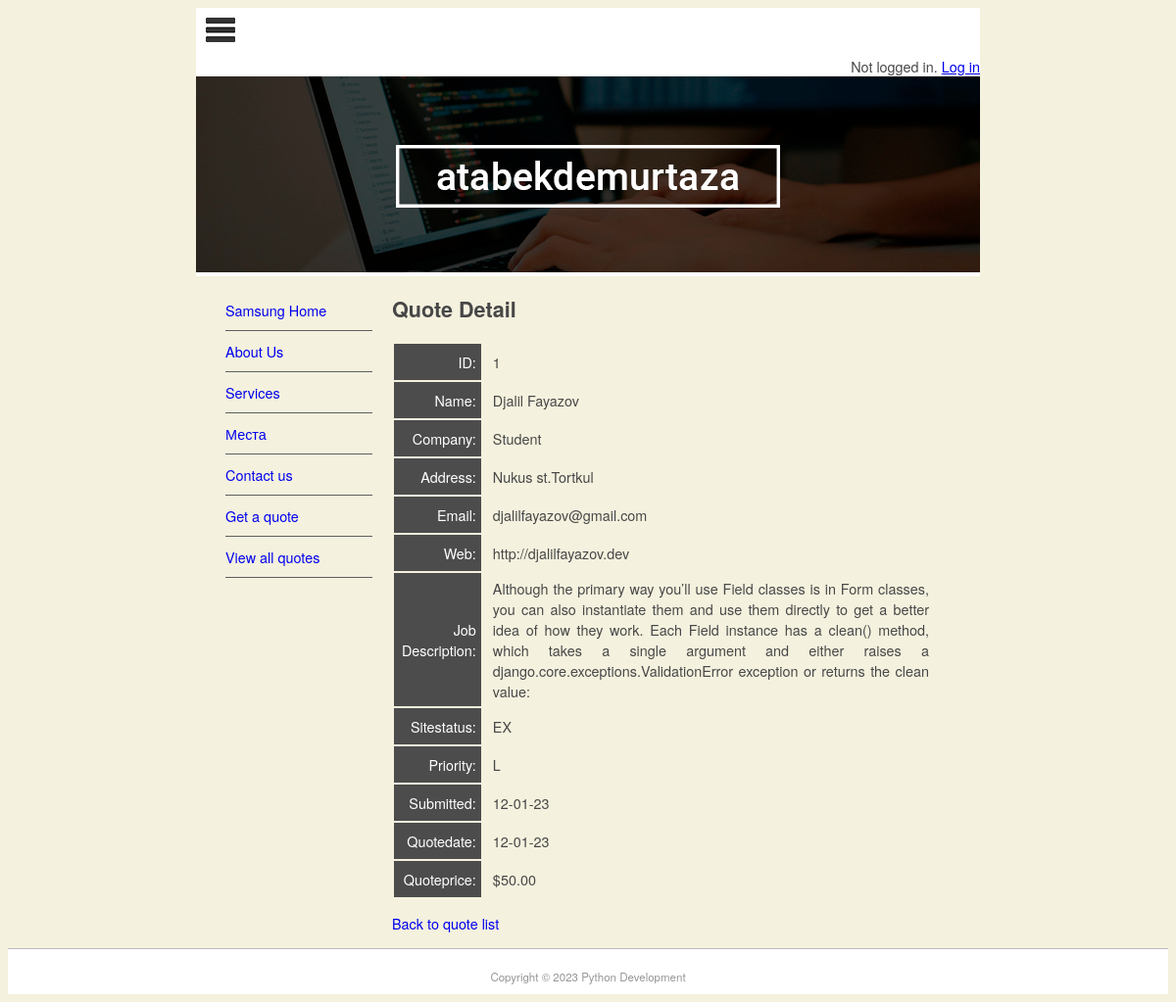
/quote/show/1/, run on the app's committed database.
### pages/models.py (models this page shows, shortened)
class Page(models.Model):
	title = models.CharField('Название', max_length=100)
	permalink = models.CharField('Постоянная ссылка', max_length=12, unique=True)
	update_date = models.DateTimeField('Последняя публикация', auto_now_add=True)
	body_text = fields.RichTextField('Контент', blank=True, null=True)
	class Meta:
		verbose_name_plural = 'Страницы'
		verbose_name = 'Страница'

### quotes/models.py (models this page shows, shortened)
class Quote(models.Model):
	STATUS_CHOICES = (
		('NEW', 'New site'),
		('EX', 'Existing site'),
	)
	PRIORITY_CHOICES = (
		('U', 'Urgent - 1 week or less'),
		('N', 'Normal - 2 to 4 weeks'),
		('L', 'Low - Still researching'),
	)
	name = models.CharField(max_length=100, blank=True, null=True)
	position = models.CharField(max_length=60, blank=True, null=True)
	company = models.CharField(max_length=60, blank=True, null=True)
	address = models.CharField(max_length=150, blank=True, null=True)
	phone = models.CharField(max_length=60, blank=True, null=True)
	email = models.EmailField()
	web = models.URLField(blank=True)
	description = models.TextField()
	sitestatus = models.CharField(max_length=60, choices=STATUS_CHOICES)
	priority = models.CharField(max_length=60, choices=PRIORITY_CHOICES)
	jobfile = models.FileField(upload_to='uploads/', blank=True)
	submitted = models.DateField(auto_now_add=True)
	quotedate = models.DateField(blank=True, null=True)
	quoteprice = models.DecimalField(decimal_places=2, max_digits=7, blank=True, default=0)
	user = models.ForeignKey(User, blank=True, null=True, on_delete=models.CASCADE)

### quotes/views.py (the view)
# urls.py: path('show/<int:pk>/', QuoteDetail.as_view(), name='quote-detail'),
class QuoteDetail(DetailView):
	model = Quote
	context_object_name = 'quote' #default -> object
	def get_context_data(self, **kwargs):
		context = super(QuoteDetail, self).get_context_data(**kwargs)
		context['page_list'] = Page.objects.all()
		return context

### quotes/templates/quotes/quote_detail.html (shortened to what this page needs)
{% extends 'base.html' %}
{% block content %}
    <h1>Quote Detail</h1>
    <table class="quote">
        <tr>
            <td>ID:</td>
            <td>{{ quote.id }}</td>
        </tr>
        <tr>
            <td>Name:</td>
            <td>{{ quote.name }}</td>
        </tr>
        <tr>
            <td>Company:</td>
            <td>{{ quote.company }}</td>
        </tr>
        <tr>
            <td>Address:</td>
            <td>{{ quote.address }}</td>
        </tr>
        <tr>
            <td>Email:</td>
            <td>{{ quote.email }}</td>
        </tr>
        <tr>
            <td>Web:</td>
            <td>{{ quote.web }}</td>
        </tr>
        <tr>
            <td>Job Description:</td>
            <td>{{ quote.description }}</td>
        </tr>
        <tr>
            <td>Sitestatus:</td>
            <td>{{ quote.sitestatus }}</td>
        </tr>
        <tr>
            <td>Priority:</td>
            <td>{{ quote.priority }}</td>
        </tr>
        <tr>
            <td>Submitted:</td>
            <td>{{ quote.submitted|date:"d-m-y" }}</td>
        </tr>
        <tr>
            <td>Quotedate:</td>
            <td>{{ quote.quotedate|date:"d-m-y"|default:"pending" }}</td>
        </tr>
        <tr>
            <td>Quoteprice:</td>
            <td>${{ quote.quoteprice|default:"--" }}</td>
        </tr>
    </table>
    <p>
        <a href="{% url 'show-quotes' %}">Back to quote list</a>
    </p>
{% endblock content %}

### templates/base.html (shortened to what this page needs)
{% load static %}
<!DOCTYPE html>
<html lang="en">
<head>
	<link rel="stylesheet" href="{% static 'base.css' %}">
</head>
<body>
	{% include 'header.html' %}
	<section id="main">
		{% block content %}{% endblock %}
	</section>
	{% include 'footer.html' %}
</body>
</html>

### templates/header.html
{% load static %}
<div id="wrapper">
	<header id="header">
		<div id="logo">
			<img src="{% static 'logo.jpg' %}" alt="logo">
		</div>
        <span style="float: right">
            {% if user.is_authenticated %}
                Hello, {{ user.username }}.
                <a href="{% url 'logout' %}?next=/">Log out</a>
                <a href="{% url 'password_change' %}?next=/">Change password</a>
            {% else %}
                Not logged in.
                <a href="{% url 'login' %}?next=/">Log in</a>
            {% endif %}
        </span>
		<div id="topbanner">
			<img src="{% static 'atabekdemurtaza.jpg' %}" width="800" height="200" alt="top_banner">
		</div>
		<aside id="leftsidebar">
			<nav id="nav">
				<ul>
					{% block sidenav %}
						{% for page in page_list %}
							<li>
								<a href="{{ page.permalink }}">
									{{ page.title }}
								</a>
							</li>
						{% endfor %}
					{% endblock sidenav %}
					<li>
						<a href="/contact">
							Contact us
						</a>
					</li>
					<li>
						<a href="/quote/">
							Get a quote
						</a>
					</li>
                    <li>
						<a href="/quote/show">
							View all quotes
						</a>
					</li>
				</ul>
			</nav>
		</aside>
	</header>
</div>

### templates/footer.html
{% load static %}
<footer id="footer">
	Copyright &copy; 2023 Python Development
</footer>

### static/base.css (style rules this page uses)
#header { border-style: none; width: 800px; height: auto; }
#wrapper { margin-top: 0px; background-color: #FFFFFF; width: 800px; margin-left: auto; margin-right: auto; }
body { background-color: #f4f1de; font-size: 0.9em; text-align: justify; color: #474747; font-family: Gotham, "Helvetica Neue", Helvetica, Arial, sans-serif; }
#footer { text-align: center; font-size: 0.8em; margin-top: 5px; padding-top: 20px; padding-bottom: 10px; background-color: #ffffff; border-top: thin solid #bbbbbb; clear: both; color: #969696; }
#nav li { padding-top: 10px; padding-bottom: 10px; font-size: 1em; list-style-type: none; border-bottom: thin solid #5f5f5f; color: #4c4c4c; left: 0px; list-style-position: inside; margin-left: -10px; }
#nav li a { text-decoration: none; }
#leftsidebar { width: 180px; height: 350px; float: left; }
#main { width: 560px; float: left; margin-left: 20px; margin-right: 10px; padding-right: 10px; }
#logo { padding: 10px; }
.quote td:first-child { background-color: #4c4c4c; color: white; text-align: right; padding: 8px 5px; border: none; }
.quote td { padding: 5px 10px; }
p a { text-decoration: none; }

### data on the page
Page: title "Samsung Home"
Page: title "About Us"
Page: title "Services"
Page: title "Места"
Quote: id "1", name "Djalil Fayazov", company "Student", address "Nukus st.Tortkul", email "djalilfayazov@gmail.com", web "http://djalilfayazov.dev", description "Although the primary way you’ll use Field classes is in Form classes, you can also instantiate them and use them directly to get a better idea of how they work. Each Field instance has a clean() method, which takes a single argument and either raises a django.core.exceptions.ValidationError exception or returns the clean value:", sitestatus "EX", priority "L", submitted "12-01-23", quotedate "12-01-23", quoteprice "50.00"
